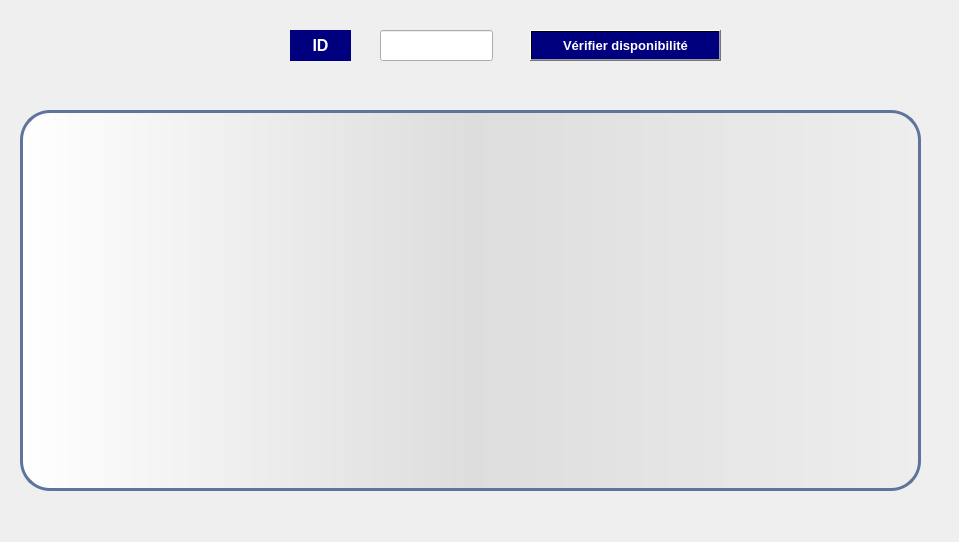
      <widget class="QWidget" name="tab_39">
       <attribute name="title">
        <string>Afficher les docteurs</string>
       </attribute>
       <widget class="QLabel" name="picture_5">
        <property name="geometry">
         <rect>
          <x>0</x>
          <y>0</y>
          <width>950</width>
          <height>533</height>
         </rect>
        </property>
        <property name="text">
         <string/>
        </property>
       </widget>
       <widget class="QLineEdit" name="lineEdit_3">
        <property name="geometry">
         <rect>
          <x>380</x>
          <y>30</y>
          <width>113</width>
          <height>31</height>
         </rect>
        </property>
       </widget>
       <widget class="QLabel" name="label_19">
        <property name="geometry">
         <rect>
          <x>290</x>
          <y>30</y>
          <width>61</width>
          <height>31</height>
         </rect>
        </property>
        <property name="font">
         <font>
          <pointsize>12</pointsize>
          <weight>75</weight>
          <bold>true</bold>
         </font>
        </property>
        <property name="styleSheet">
         <string notr="true">color: rgb(255, 255, 255);
background-color: rgb(0, 0, 127);</string>
        </property>
        <property name="text">
         <string>&lt;html&gt;&lt;head/&gt;&lt;body&gt;&lt;p align=&quot;center&quot;&gt;ID&lt;/p&gt;&lt;/body&gt;&lt;/html&gt;</string>
        </property>
       </widget>
       <widget class="QTableView" name="tabdocteur_2">
        <property name="geometry">
         <rect>
          <x>20</x>
          <y>110</y>
          <width>901</width>
          <height>381</height>
         </rect>
        </property>
        <property name="styleSheet">
         <string notr="true">QTableView {border:3px solid #5E749C;text-align:top;padding:4px;border-radius:30px;background:QLinearGradient(x1: 0,y1: 0,x2: 1,y2: 0,stop: 0 #fff,stop: 1 #eee,stop: 0.5 #ddd,stop: 1 #eee);width:15px;}
QTableView::item:focus{selection-background-color:blue;}
QScrollBar:horizontal{width: 20px;background:none;}</string>
        </property>
       </widget>
       <widget class="QPushButton" name="supprimer_2">
        <property name="geometry">
         <rect>
          <x>530</x>
          <y>30</y>
          <width>191</width>
          <height>31</height>
         </rect>
        </property>
        <property name="font">
         <font>
          <pointsize>10</pointsize>
          <weight>75</weight>
          <bold>true</bold>
         </font>
        </property>
        <property name="styleSheet">
         <string notr="true">background-color: qlineargradient(spread:pad, x1:0.631, y1:0.420455, x2:1, y2:0, stop:1 rgba(0, 0, 127, 255));
color: rgb(255, 255, 255);</string>
        </property>
        <property name="text">
         <string>Vérifier disponibilité</string>
        </property>
       </widget>
      </widget>
